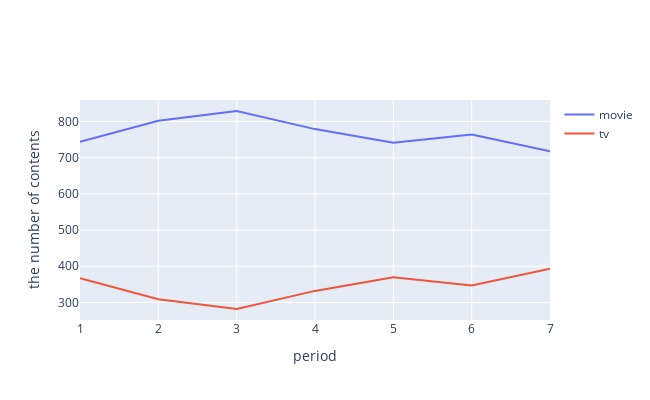

The notebook cell this image was saved under:
### Markdown cell above
- [(참고)Line Charts in Python](https://plotly.com/python/line-charts/)

### Code cell
fig = go.Figure()
fig.add_trace(go.Scatter(x=count_type.index, y=count_type['movie'],
                         mode='lines', name='movie'))
fig.add_trace(go.Scatter(x=count_type.index, y=count_type['tv'],
                         mode='lines', name='tv'))

fig.update_layout(width=650, height=400,
                  xaxis_title='period',
                  yaxis_title='the number of contents')

fig.show()

### Figure 1 — Plotly figure (JSON) as saved in the notebook; plotly's stock layout.template omitted (floating-point values rounded to 4 significant figures)
{"data": [{"mode": "lines", "name": "movie", "type": "scatter", "x": ["1", "2", "3", "4", "5", "6", "7"], "y": [744, 802, 829, 779, 741, 764, 718]}, {"mode": "lines", "name": "tv", "type": "scatter", "x": ["1", "2", "3", "4", "5", "6", "7"], "y": [367, 309, 282, 332, 370, 347, 393]}], "layout": {"height": 400, "width": 650, "xaxis": {"autorange": true, "range": [1, 7], "title": {"text": "period"}, "type": "linear"}, "yaxis": {"autorange": true, "range": [251.6, 859.4], "title": {"text": "the number of contents"}, "type": "linear"}}}
